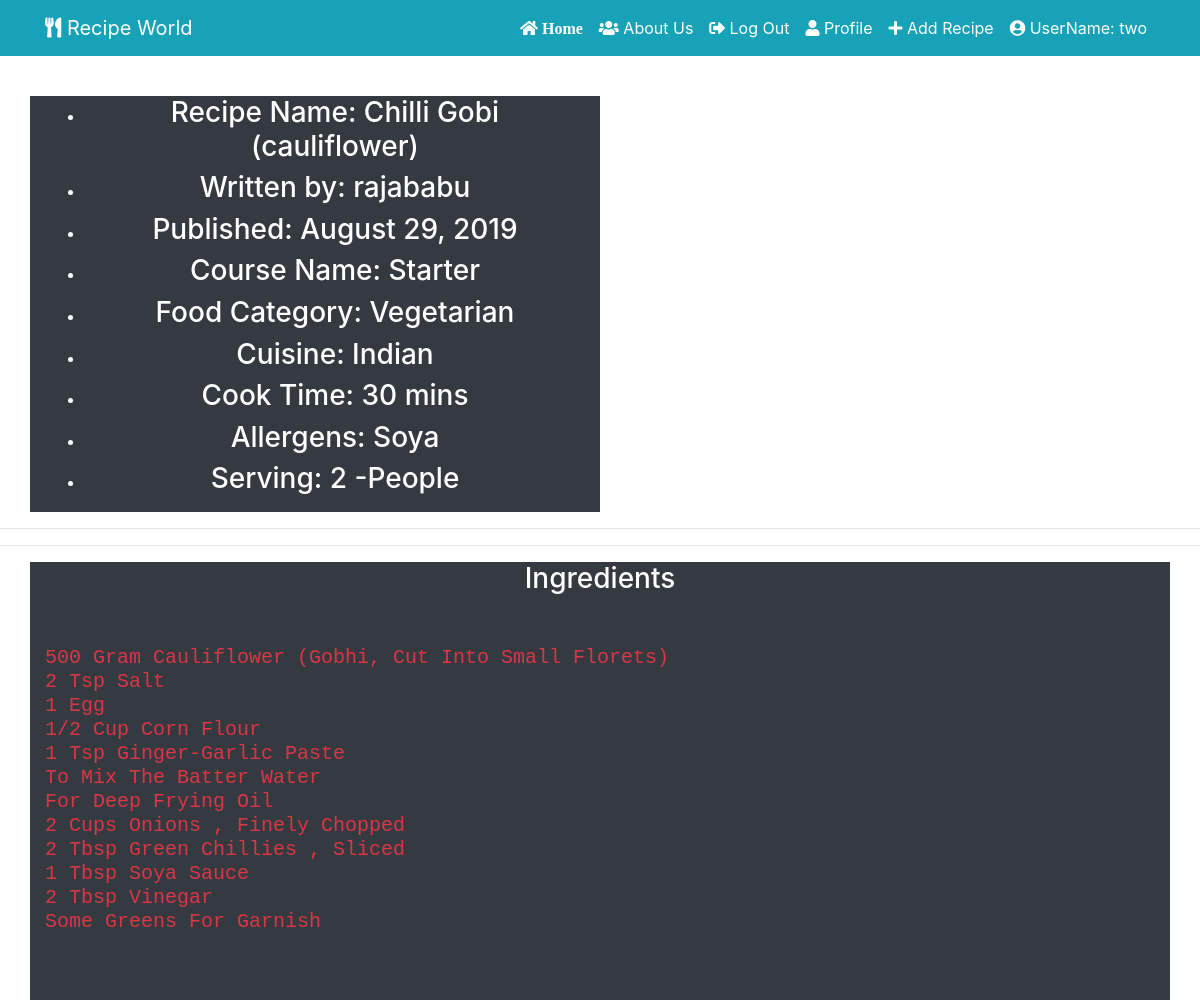
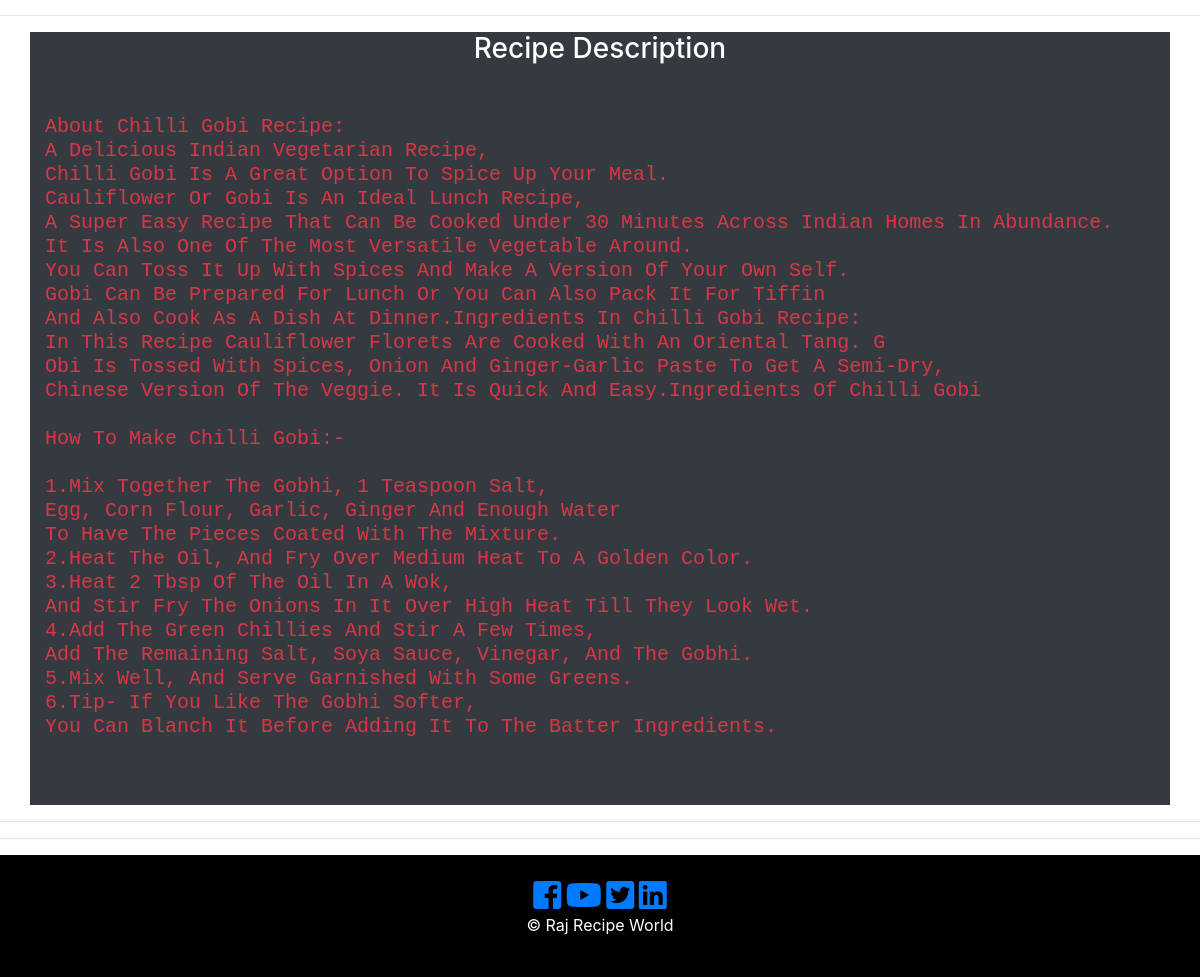
The page /20 (signed in) on the database its author committed (2 pictures, top to bottom).
### recipe_app/models.py (models this page shows, shortened)
class User(db.Model, UserMixin):
     __tablename__ = 'users'
     id = db.Column(db.Integer, primary_key = True)
     picture = db.Column(db.String(128), default='default_profile.png', nullable=False)
     email = db.Column(db.String(64), unique=True, index=True)
     username = db.Column(db.String(64), unique=True, index=True)
     password_hash = db.Column(db.String(128))
     recipe = db.relationship('RecipePost', backref='author', lazy=True)
     def __repr__(self):
        return f"UserName: {self.username}"

class RecipePost(db.Model):
    __searchable__ = ['recipe_name']
    users = db.relationship(User)
    id = db.Column(db.Integer, primary_key=True)
    user_id = db.Column(db.Integer, db.ForeignKey('users.id'), nullable=False)
    date = db.Column(db.DateTime, nullable=False, default=datetime.utcnow)
    recipe_image = db.Column(db.String(128), default=None, nullable=True)
    recipe_name = db.Column(db.String(164), nullable=False)
    course = db.Column(db.String(164), nullable=False)
    food_category = db.Column(db.String(164), nullable=False)
    cuisine = db.Column(db.String(164), nullable=False)
    prep_time = db.Column(db.String(164), nullable=False)
    cook_time = db.Column(db.String(164), nullable=False)
    allergens = db.Column(db.String(164), nullable=False)
    serving = db.Column(db.String(164), nullable=False)
    ingredients = db.Column(db.Text, nullable=False)
    recipe_description = db.Column(db.Text, nullable=False)

### recipe_app/users/views.py (the view)
@users.route("/<username>")
def user_recipies(username):
    page = request.args.get('page',1,type=int)
    user = User.query.filter_by(username=username).first_or_404()
    recipies_posted = RecipePost.query.filter_by(author=user).order_by(RecipePost.date.desc()).paginate(page=page,per_page=5)
    return render_template('user_recipe_posts.html', recipies_posted=recipies_posted, user=user)

### recipe_app/models.py (called while the page is built)
@login_manager.user_loader
def load_user(user_id):
    return User.query.get(user_id)

### recipe_app/recipe_posts/views.py (called while the page is built)
@recipe_posts.route('/<int:recipe_post_id>')
def recipe_post(recipe_post_id):
    recipe_post = RecipePost.query.get_or_404(recipe_post_id)
    return render_template('recipe_post.html', recipe_name=recipe_post.recipe_name,
                            date=recipe_post.date, recipe=recipe_post
    )

### recipe_app/templates/recipe_post.html (shortened to what this page needs)
{% extends "base.html" %}
{% block content %}
  <section id="" class="text-center text-white">
    <div class="container">
      <div class="row">
        <div class="col-md-6 bg-dark">
          <ul class="">
              <li class="">
                  <h3> Recipe Name: {{ recipe.recipe_name }}</h3>
              </li>
              <li class="">
                <h3>Written by: {{recipe.author.username}}</h3>
              </li>
              <li class="">
                <h3>Published: {{recipe.date.strftime('%B %d, %Y') }}</h3>
              </li>
              <li class="">
                  <h3> Course Name: {{recipe.course}} </h3>
              </li>
              <li class="">
                <h3>Food Category: {{recipe.food_category}}</h3>
              </li>
              <li class="">
                <h3>Cuisine: {{ recipe.cuisine }}</h3>
              </li>
              <li class="">
                <h3> Cook Time: {{recipe.cook_time}}</h3>
              </li>
              <li class="">
                <h3> Allergens: {{ recipe.allergens }}</h3>
              </li>
              <li class="">
                <h3>Serving: {{ recipe.serving }}</h3>
              </li>
            </ul>
        </div>
              <div class="col-md-6 py-2">
        </div>
      </div>
    </div>
</section>
<hr>
<hr>
  <div>
    <div class="container text-center text-white">
      <div class="row">
            <div class="col-md-12 bg-dark">
              <h3> Ingredients </h3>
                <div>
                  <pre class="text-danger text-left text-capitalize">
                    <h5>{{recipe.ingredients}}</h5>
                  </pre>
               </div>
            </div>
        </div>
      </div>
    </div>
<hr>
  <div>
    <div class="container text-center text-white">
      <div class="row">
            <div class="col-md-12 bg-dark">
              <h3> Recipe Description </h3>
              <div>
              <pre class="text-danger text-left text-capitalize">
                <h5>{{recipe.recipe_description}} </h5>
              </pre>
            </div>
        </div>
    </div>
  </div>
<hr>
 <hr>
{% endblock content %}

### recipe_app/templates/base.html (shortened to what this page needs)
<!DOCTYPE html>
<html lang="en">
  <head>
      <link rel="stylesheet" href="https://stackpath.bootstrapcdn.com/bootstrap/4.3.1/css/bootstrap.min.css">
      <link type="text/css" rel="stylesheet" href="{{ url_for('static', filename='css/master.css') }}"/>
      <link rel="stylesheet" href="https://use.fontawesome.com/releases/v5.3.1/css/all.css"
>
      <link rel="stylesheet" href="https://cdnjs.cloudflare.com/ajax/libs/ekko-lightbox/5.3.0/ekko-lightbox.css" />
      <link rel="stylesheet" href="https://cdnjs.cloudflare.com/ajax/libs/slick-carousel/1.9.0/slick.css" />
      <link rel="stylesheet" href="https://cdnjs.cloudflare.com/ajax/libs/slick-carousel/1.9.0/slick-theme.min.css" />
  </head>
<body>
  <header class="py-5" >
<nav class="navbar navbar-expand-sm navbar-dark bg-info fixed-top ">
    <div class="container">
      <a href="{{ url_for('core.index') }}" target="_blank" class="navbar-brand"> <i class="fas fa-utensils icon-nav"></i> Recipe World</a>
      <div class="collapse navbar-collapse" id="navbarCollapse">
      <ul class="navbar-nav ml-auto">
            <li class="nav-item active">
              <a class="nav-link text-white" href="{{ url_for('core.index') }}">
                <i class="fas fa-home icon-nav"> Home </i>
              </a>
            </li>
            <li class="nav-item">
              <a class="nav-link text-white" href="{{ url_for('core.info') }}"> <i class="fas fa-users icon-nav"></i> About Us</a>
            </li>
            {% if current_user.is_authenticated %}
            <li class="nav-item">
                <a class="nav-link text-white" href="{{ url_for('users.logout') }}"> <i class="fas fa-sign-out-alt icon-nav"></i> Log Out </a>
            </li>
            <li class="nav-item">
                <a class="nav-link text-white" href="{{ url_for('users.account') }}">
                  <i class="fas fa-user icon-nav"> </i> Profile </a>
            </li>
            <li class="nav-item">
                <a class="nav-link text-white" href="{{ url_for('recipe_posts.create_recipe') }}">
                  <i class="fas fa-plus icon-nav"></i> Add Recipe</a>
            </li>
             <li class="nav-item">
                <a class="nav-link text-white" href="{{ url_for('users.user_recipies' , username=current_user.username) }}"> <i class="fas fa-user-circle icon-nav"> </i> {{ current_user }} </a>
              </li>
              {% endif %}
    </ul>
    </div>
   </div>
  </nav>
 </header>
  {% block content %}
  {% endblock %}
         <footer id="main-footer" class="text-center p-4">
          <div class="container">
              <div class="row">
                <div class="col">
                    <a href="#"> <i class="fab fa-facebook-square fa-2x"> </i> </a>
                    <a href="#"> <i class="fab fa-youtube fa-2x"> </i> </a>
                    <a href="#"> <i class="fab fa-twitter-square fa-2x"></i> </a>
                    <a href="#"> <i class="fab fa-linkedin fa-2x"></i> </a>
                  <p> &copy;
                     Raj Recipe World </p>
                </div>
              </div>
            </div>
          </footer>
  </body>
</html>

### recipe_app/static/css/master.css (style rules this page uses)
#main-footer { background: #000; color: #fff; }

### rows shown on the page
User: username "UserName: two"
RecipePost: recipe_name "Chilli Gobi (cauliflower)", date "August 29, 2019", course "Starter", food_category "Vegetarian", cuisine "Indian", cook_time "30 mins", allergens "Soya", serving "2 -People", ingredients "500 Gram Cauliflower (Gobhi, Cut Into Small Florets) 2 Tsp Salt 1 Egg 1/2 Cup Corn Flour 1 Tsp Ginger-Garlic Paste To Mix The Batter Water For Deep Frying Oil 2 Cups Onions , Finely Chopped 2 Tbsp Green Chillies , Sliced 1 Tbsp Soya Sauce 2 Tbsp Vinegar Some Greens For Garnish", recipe_description "About Chilli Gobi Recipe: A Delicious Indian Vegetarian Recipe, Chilli Gobi Is A Great Option To Spice Up Your Meal. Cauliflower Or Gobi Is An Ideal Lunch Recipe, A Super Easy Recipe That Can Be Cooked Under 30 Minutes Across Indian Homes In Abundance. It Is Also One Of The Most Versatile Vegetable Around. You Can Toss It Up With Spices And Make A Version Of Your Own Self. Gobi Can Be Prepared For Lunch Or You Can Also Pack It For Tiffin And Also Cook As A Dish At Dinner.Ingredients In Chilli Gobi Recipe: In This Recipe Cauliflower Florets Are Cooked With An Oriental Tang. G Obi Is Tossed With Spices, Onion And Ginger-Garlic Paste To Get A Semi-Dry, Chinese Version Of The Veggie. It Is…"
User: author.username "rajababu"
